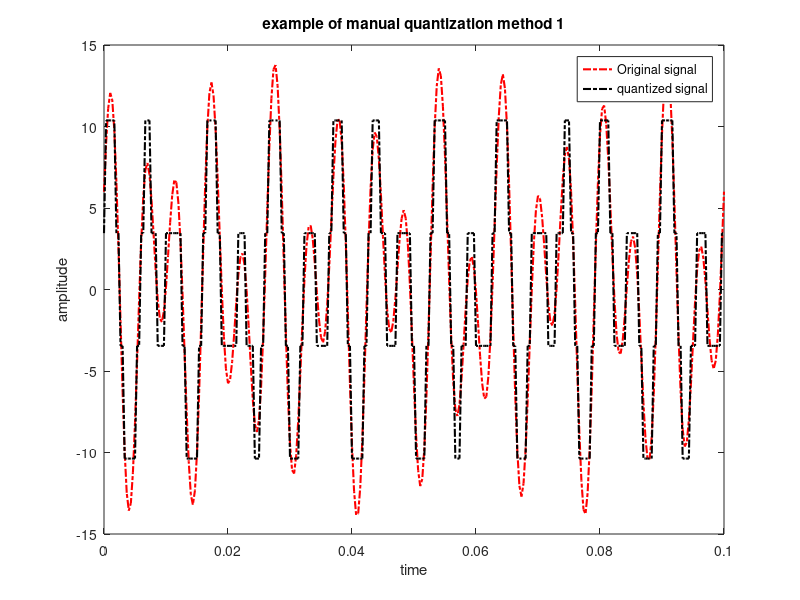

Write the MATLAB code that produced this figure.

% Shadril Hassan Shifat
% ID: 20-42451-1

% Data Communication Lab Task - 2
% Title: Analog Signal quantization using MATLAB
% Performance Task for Lab Report (Method - 1)
% ID = AB-CDEFG-H

clc;
clear all;
close all;

A=2;
B=0;
C=4;
D=2;
E=4;
F=5;
G=1;
H=1;

level= 2^H + 2;
fs=3000;
t=0:1/fs:0.1;

xt= (H+5)*cos(2*pi*((D+E+5)*10)*t) + (H+7)*sin(2*pi*((E+F+10)*10)*t);


Nsamples=length(xt);%calculating the total number of samples
quantised_out= zeros(1,Nsamples);
del=(max(xt)-min(xt))/level;%determining the step size
Llow= min(xt)+del/2;
Lhigh= max(xt)-del/2;

for i=Llow:del:Lhigh
    for j=1:Nsamples
        if(((i-del/2)<=xt(j)) && (xt(j)<=(i+del/2)))
            quantised_out(j)=i;
        end
    end
end

plot(t,xt,'r-.','linewidth',1.5);
hold on;
plot(t, quantised_out,'k-.','linewidth',1.5);
xlabel('time');
ylabel('amplitude');
title('example of manual quantization method 1');
legend('Original signal','quantized signal');



